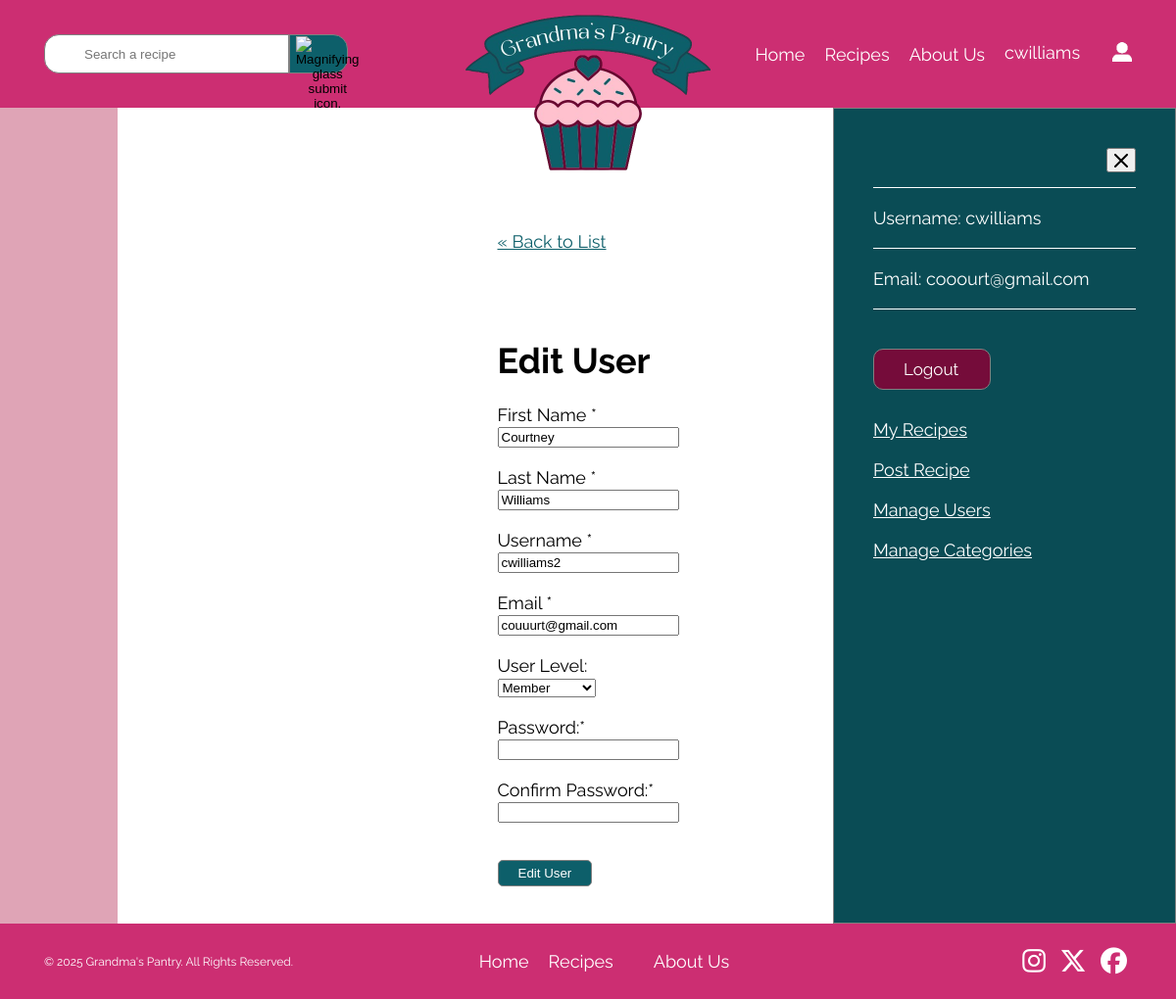
/public/users/edit.php?id=12 (signed in), run on the app's committed database.
### tables this page shows
CREATE TABLE `users` (
  `user_id` int(11) NOT NULL,
  `first_name` varchar(30) NOT NULL,
  `last_name` varchar(30) NOT NULL,
  `username` varchar(20) NOT NULL,
  `email` varchar(254) NOT NULL,
  `hashed_password` varchar(255) NOT NULL,
  `role_id` int(11) NOT NULL,
  `created_at` timestamp NOT NULL DEFAULT CURRENT_TIMESTAMP,
  `activity` tinyint(1) NOT NULL
);

### private/initialize.php (called while the page is built, shortened)
<?php
  require_once('functions.php');
  $session = new Session;

### private/classes/Session.class.php (called while the page is built, shortened)
<?php
class Session {
  private $userId;
  private $lastLogin;
  public function is_logged_in() {
    return isset($this->userId) && $this->last_login_is_recent();
  }
  public function is_super_admin() {
    $role_id = DatabaseObject::get_role_id($this->userId);
    return $role_id === 3;
  }
  public function is_super_admin_or_admin() {
    $role_id = DatabaseObject::get_role_id($this->userId);
    return ($role_id === 2 || $role_id === 3);
  }
  public function get_user() {
    return User::find_by_id($this->userId);
  }
  private function check_stored_login() {
    if(isset($_SESSION['userId'])) {
      $this->userId = $_SESSION['userId'];
      $this->lastLogin = $_SESSION['lastLogin'];
    }
  }
  private function last_login_is_recent() {
    if(!isset($this->lastLogin)) {
      return false;
    }
    elseif(($this->lastLogin + self::MAX_LOGIN_AGE) < time()) {
      return false;
    }
    else {
      return true;
    }
  }
}

### private/classes/DatabaseObject.class.php (called while the page is built, shortened)
<?php
class DatabaseObject {
  static protected $database;
  static protected $table_name = "";
  static public function set_database($database) {
    self::$database = $database;
  }
  static public function find_by_sql($sql) {
    $result = self::$database->query($sql);
    $obj_array = [];
    while($record = $result->fetch_assoc()) {
      $obj_array[] = static::instantiate($record);
    }
    return $obj_array;
  }
  static public function find_by_id($id) {
    $primary_key_column = rtrim(static::$table_name, 's') . '_id';
    $sql = "SELECT * FROM " . static::$table_name;
    $sql .= " WHERE " . $primary_key_column . "='" . self::$database->escape_string($id) . "'";
    $obj_array = static::find_by_sql($sql);
    if(!empty($obj_array)) {
      return array_shift($obj_array);
    }
    else {
      return false;
    }
  }
  static public function get_role_id($id) {
    $sql = "SELECT role_id FROM users";
    $sql .= " WHERE user_id = '" . self::$database->escape_string($id) . "'";
    $result = self::$database->query($sql);
    if ($result) {
      $row = $result->fetch_assoc();
      if ($row) {
        settype($row['role_id'], 'int');
        return $row['role_id'];
      }
    }
    return false;
  }
  static protected function instantiate($record) {
    $object = new static;
    if (isset($record['user_id'])) {
      $object->id = $record['user_id'];
    }
    foreach($record as $property => $value) {
      $camelCaseProperty = lcfirst(str_replace('_', '', ucwords($property, '_')));
      if(property_exists($object, $camelCaseProperty) && $property !== 'user_id') {
        $object->$camelCaseProperty = $value;
      }
    }
    return $object;
  }
}

### private/classes/User.class.php (called while the page is built, shortened)
<?php
class User extends DatabaseObject {
  public static function find_by_id($id) {
    return parent::find_by_id($id);
  }
}

### private/functions.php (called while the page is built, shortened)
<?php
function h($string="") {
  return htmlspecialchars($string);
}

### public/users/form-fields.php (the view, shortened to what this page needs)
<label for="fname">First Name <span>*</span></label><br>
<input type="text" id="fname"  class="<?= isset($errors['firstName']) ? 'error-input' : ''; ?>" name="user[first_name]"
value="<?= isset($_POST['user']['first_name']) ? h($_POST['user']['first_name']) : (isset($viewUser) ? h($viewUser->firstName) : '') ?>" required><br>
<label for="lname">Last Name <span>*</span></label><br>
<input type="text" id="lname" class="<?= isset($errors['lastName']) ? 'error-input' : ''; ?>" name="user[last_name]"
value="<?= isset($_POST['user']['last_name']) ? h($_POST['user']['last_name']) : (isset($viewUser) ? h($viewUser->lastName) : '') ?>" required><br>
<label for="signupUsername">Username <span>*</span></label><br>
<input type="text" id="signupUsername" class="<?= isset($errors['username']) ? 'error-input' : ''; ?>" name="user[username]"
value="<?= isset($_POST['user']['username']) ? h($_POST['user']['username']) : (isset($viewUser) ? h($viewUser->username) : '') ?>" required><br>
<label for="email">Email <span>*</span></label><br>
<input type="text" id="email" class="<?= isset($errors['email']) ? 'error-input' : ''; ?>" name="user[email]"
value="<?= isset($_POST['user']['email']) ? h($_POST['user']['email']) : (isset($viewUser) ? h($viewUser->email) : '') ?>" required><br>
<?php if($session->is_logged_in() && $session->is_super_admin()): ?>
  <div>
    <label for="roleLevel">User Level:</label><br>
    <select id="roleLevel" name="user[role_id]">
      <?php foreach (User::USER_LEVEL_OPTIONS as $id => $roleId): ?>
      <option value="<?= $id; ?>" <?php if (isset($viewUser) && ($viewUser->roleId == $id)) { echo 'selected'; } ?>>
        <?= $roleId; ?>
      </option>
      <?php endforeach; ?>
    </select>
  </div>
<?php endif; ?>
<label for="signupPassword">Password:<span>*</span></label><br>
<input type="password" id="signupPassword" class="<?= isset($errors['password']) ? 'error-input' : ''; ?>" name="user[password]"><br>
<label for="confirmPass">Confirm Password:<span>*</span></label><br>
<input type="password" id="confirmPass" class="<?= isset($errors['confirmPassword']) ? 'error-input' : ''; ?>" name="user[confirm_password]"><br>

### public/logged-in.php (shortened to what this page needs)
<?php
require_once(dirname(__DIR__) . '/private/initialize.php');
?>
<div id="sidebar" class="<?= ($session->is_logged_in()) ? 'active' : ''; ?>" data-initial="<?= $session->is_logged_in() ? 'true' : 'false'; ?>">
  <div id="logged-in">
    <button id="close-sidebar" aria-label="Close Sidebar"><img src="/web-289/public/assets/icons/x-icon.svg" width="14" height="14" alt="A X icon."></button>
    <?php $user = $session->get_user(); ?>
    <section>
      <p>Username: <?= $user->username; ?></p>
      <p>Email: <?= $user->email; ?></p>
    </section>
    <a href="/web-289/public/logout.php">Logout</a>
    <a href="/web-289/public/users/user-recipes.php" id="myRecipesLink">My Recipes</a>
    <a href="/web-289/public/recipes/new.php">Post Recipe</a>
    <?php if($session->is_super_admin_or_admin()): ?>
    <a href="/web-289/public/users/index.php">Manage Users</a>
    <a href="/web-289/public/categories/index.php">Manage Categories</a>
    <?php endif; ?>
  </div>
</div>

### public/css/styles.css (style rules this page uses)
* { box-sizing: border-box; }
html { font: 18px Raleway, Arial, sans-serif; }
body { background-color: #dfa4b6; margin: 0; overflow-x: hidden; }
#sidebar { background-color: #0a4c55; border: 1px solid #808080; height: 100%; padding: 40px; position: absolute; right: -100%; top: 0; transition: right 0.4s ease-in-out; visibility: hidden; width: 350px; z-index: 3; }
#wrapper .active { right: -12.5%; visibility: visible; }
#close-sidebar { align-self: flex-end; padding: 4px 0 0 0; width: 30px; }
#login form > input:last-of-type, #logged-in a:first-of-type { background-color: #750c3a; border: 1px solid #808080; border-radius: 10px; color: #fff; font-size: 17px; padding: 10px 30px; }
#logged-in section { margin: 15px 0 40px 0; }
#logged-in section p { border-bottom: 1px solid #fff; border-top: 1px solid #fff; display: flex; flex-direction: column; margin: 0; padding: 20px 0; }
#logged-in section p:last-of-type { border-top: none; }
#logged-in a { margin-bottom: 20px; }
#logged-in a:first-of-type { margin-bottom: 30px; text-decoration: none; width: 120px; }
#login, #logged-in { display: flex; flex-direction: column; }
#login h2, #login label, #logged-in h2, #logged-in p, #login .user-errors { color: #fff; }
#home-page > section:first-of-type a, #sidebar a { color: #fff; }
#create-user form div, #edit-user form div, #create-user form input, #edit-user form input { margin-bottom: 20px; }

### data on the page
users: username "cwilliams", email "cooourt@gmail.com"
users: first_name "Courtney", last_name "Williams", username "cwilliams2", email "couuurt@gmail.com", role "Member"

### other printed values
$session->get_display_name() "cwilliams"
